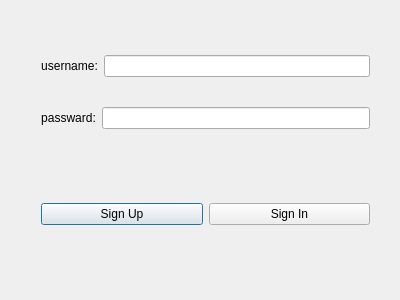
<?xml version="1.0" encoding="UTF-8"?>
<ui version="4.0">
 <class>LoginGUI</class>
 <widget class="QDialog" name="LoginGUI">
  <property name="geometry">
   <rect>
    <x>0</x>
    <y>0</y>
    <width>400</width>
    <height>300</height>
   </rect>
  </property>
  <property name="windowTitle">
   <string>LoginGUI</string>
  </property>
  <widget class="QWidget" name="verticalLayoutWidget">
   <property name="geometry">
    <rect>
     <x>30</x>
     <y>20</y>
     <width>351</width>
     <height>241</height>
    </rect>
   </property>
   <layout class="QVBoxLayout" name="verticalLayout">
    <item>
     <layout class="QHBoxLayout" name="horizontalLayout_3">
      <item>
       <widget class="QLabel" name="username_label">
        <property name="text">
         <string>username:</string>
        </property>
        <property name="alignment">
         <set>Qt::AlignCenter</set>
        </property>
       </widget>
      </item>
      <item>
       <widget class="QLineEdit" name="username_lineEdit"/>
      </item>
     </layout>
    </item>
    <item>
     <layout class="QHBoxLayout" name="horizontalLayout_4">
      <item>
       <widget class="QLabel" name="passward_label">
        <property name="text">
         <string>passward:</string>
        </property>
        <property name="alignment">
         <set>Qt::AlignCenter</set>
        </property>
       </widget>
      </item>
      <item>
       <widget class="QLineEdit" name="passward_lineEdit"/>
      </item>
     </layout>
    </item>
    <item>
     <widget class="QLabel" name="Tip_label">
      <property name="sizePolicy">
       <sizepolicy hsizetype="Preferred" vsizetype="Fixed">
        <horstretch>0</horstretch>
        <verstretch>0</verstretch>
       </sizepolicy>
      </property>
      <property name="text">
       <string/>
      </property>
      <property name="alignment">
       <set>Qt::AlignCenter</set>
      </property>
     </widget>
    </item>
    <item>
     <layout class="QHBoxLayout" name="horizontalLayout_5">
      <item>
       <widget class="QPushButton" name="SignUp_pushButton">
        <property name="text">
         <string>Sign Up</string>
        </property>
       </widget>
      </item>
      <item>
       <widget class="QPushButton" name="SignIn_pushButton">
        <property name="text">
         <string>Sign In</string>
        </property>
       </widget>
      </item>
     </layout>
    </item>
   </layout>
  </widget>
 </widget>
 <layoutdefault spacing="6" margin="11"/>
 <resources/>
 <connections/>
</ui>
